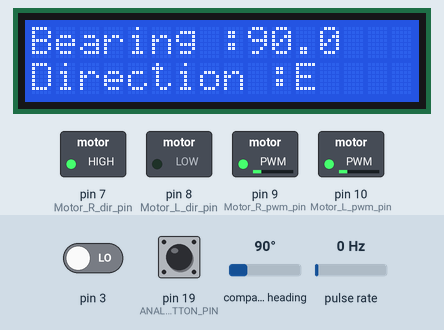
Recording of a sketch running on a simulated Arduino Mega 2560, built with avr-gcc and run on an emulated ATmega2560. Parts: 16×2 character LCD, switched loads named in the sketch (green lamp = pin HIGH). Wiring (inferred from the names in the program): pulse sensor: data pin 2; CMPS compass at I2C address 0x60. The test bench sets the inputs (shaded band); at power-on: compass heading 90°, pulse rate 0 Hz, pin 3 LOW, pin 19 (ANALOG_BUTTON_PIN) HIGH. What the sketch prints to the serial monitor is not drawn.

Above: at 1.2 s.
1.3 s: compass heading set to 68°
At 1.7 s:
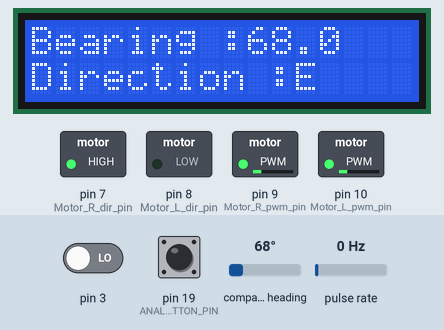
2.8 s: compass heading set to 61°
At 3.9 s:
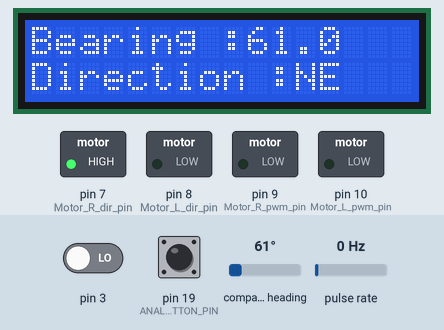
5.8 s: pulse rate (sensor on pin 2) set to 196 Hz
8.8 s: compass heading set to 180°
At 10.3 s:
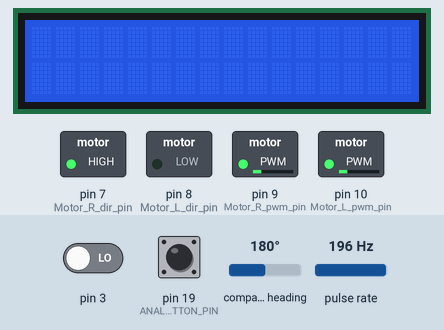
11.8 s: pulse rate (sensor on pin 2) set to 4 Hz
At 12.8 s:
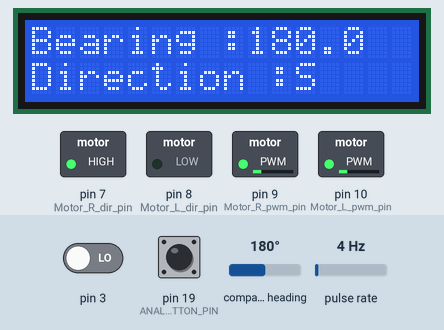
13.3 s: pulse rate (sensor on pin 2) set to 182 Hz
At 15.8 s:
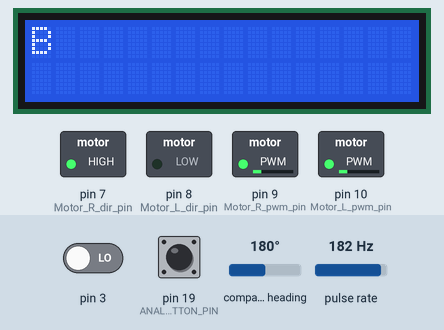
Timing chart, 0 to 17.3 s (numbered marks = the images above; inputs shaded):
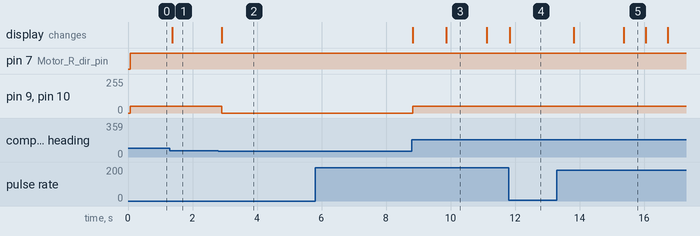

Measured:
- the behaviour switches between 65 and 64° on compass heading (found by bisection; images 1 and 2)
- after the input at 1.3 s, the display: changes after 0.07 s (image 1)
- after the input at 2.8 s, pin 9 (Motor_R_pwm_pin), pin 10 (Motor_L_pwm_pin): 51/255 → 0/255 after 0.11 s; the display: changes after 0.11 s (image 2)
- after the input at 5.8 s, every drawn part: stays the same
- after the input at 8.8 s, pin 9 (Motor_R_pwm_pin), pin 10 (Motor_L_pwm_pin): 0/255 → 51/255 at once; the display: first changes at once (image 3 shows a later state)
- after the input at 11.8 s, the display: changes at once (image 4)
- after the input at 13.3 s, the display: first changes after 0.52 s (image 5 shows a later state)
- what the display in image 3 shows lasts 1.2 s, from 9.9 s to 11.1 s

The sketch:

Always_heading_for_given_bearing_ex5.ino
```cpp
#include <LiquidCrystal.h>
#include <Wire.h>

// Motor pins
#define Motor_forward   1
#define Motor_return    0
#define Motor_L_dir_pin 8
#define Motor_R_dir_pin 7
#define Motor_L_pwm_pin 10
#define Motor_R_pwm_pin 9

// Joystick pins
#define ANALOG_X_PIN A8
#define ANALOG_Y_PIN A9
#define ANALOG_BUTTON_PIN 19

// Define I2C address for the CMPS14 compass module
#define CMPS14_ADDRESS 0x60

int pressCount = 0;// this is to display press count on the screen
volatile unsigned long lastInterruptTime = 0; // this is to elemenate boutton press debounce
volatile long encoderCount_left = 0;
volatile long encoderCount_right = 0;
float distperpuls = 1.3;
int travelDist = 100;// travelling distance in mm
int travelPlan[][5] = {
  {75,200,'f',0,'l'},{25,130,'f',110,'l'},{50,200,'f',110,'l'}
  //{speedPercentage,distanceInMM,'forward/backward',turningAngle,turningDirection},{25,50,'f',170},{75,100,'f',290}
};
int currentTargetPulsCount = 0;
int currentTravelSection = 0;
int totalSectionsInTravelPlan = sizeof(travelPlan) / sizeof(travelPlan[0]);


bool motorRunning = false;


struct Button { // we created this button stucture just like an class to handle button press later
  bool pressed = false;
};

struct Joystick { // Joystick object(structure) to handle joystic direction and button press
  int x = 0;
  int y = 0;
  Button button; // creating a new button object from the Button class.
};

int maxX[] = {0,522,1023}; // These are the left maximum , middle and right maximum analog values of the joystic direction in X axis
int maxY[] = {0,494,1023}; // These are the left maximum , middle and right maximum analog values of the joystic direction in y axis
volatile bool buttonPressedFlag = false;  // ISR sets this flag to identify button pressed , so loop can uodate the display
volatile float bearingDegrees = 0;
int targetBearing = 60;
// LCD
const int rs = 37, en = 36, d4 = 35, d5 = 34, d6 = 33, d7 = 32; // definiing LCD screen pins
LiquidCrystal lcd(rs, en, d4, d5, d6, d7); // Creating LiquidCrystal object from imported class from the library at the top,  by passing LCD screen pins.

void setup() {
  lcd.begin(16, 2); // starting lcd screeen
  Wire.begin(); // Start I2C communication

  pinMode(ANALOG_BUTTON_PIN, INPUT_PULLUP);  //adding input pullup to JoystickButtonPress pin
  attachInterrupt(digitalPinToInterrupt(ANALOG_BUTTON_PIN), joyPressed, FALLING); //ISR adding at falling edge so ISR function joyPressed function called after press completes.

  pinMode(Motor_L_dir_pin, OUTPUT); // Left motor direction pin as output
  pinMode(Motor_R_dir_pin, OUTPUT); // Right motor direction pin as output
  pinMode(Motor_L_pwm_pin, OUTPUT); // Left motor power(speed) pin as output
  pinMode(Motor_R_pwm_pin, OUTPUT); // Right motor power(speed) pin as output

  pinMode(2, INPUT_PULLUP);//encoder pin initialize
  attachInterrupt(digitalPinToInterrupt(2), countEncoder_left, RISING);
  attachInterrupt(digitalPinToInterrupt(3), countEncoder_right, RISING);
  Serial.begin(9600);// starting serial monitor
}

void loop() {

  bearingDegrees = readBearing16Bit();
  updateScreen();

  if (!isBearingCorrect(targetBearing)) {
    turnToBearing(targetBearing, 'r'); // Rotate towards the target bearing automatically
  }

  delay(50);
}


// -------- Functions --------

int readAnalogAxisLevel(int pin) {
  return map(analogRead(pin), 0, 1023, 0, 255);
}

bool isAnalogButtonPressed(int pin) {
  return digitalRead(pin) == LOW;
}

int* joystickPercentages(int x, int y){
  int xDifferece = x-maxX[1];// checking difference from middle(1 element is the middle of maxX array)
  int yDifferece = y-maxY[1];// checking difference from middle(1 element is the middle of maxY array)


  static int joystickPercentageValues[2]; // must be static to return pointer


  //calculating percentages comparing current x value and max values
  if(xDifferece > 0){
    joystickPercentageValues[0] = (int)(100.0 * xDifferece / (maxX[2]-maxX[1]));
  }else{
    joystickPercentageValues[0] = (int)(100.0 * xDifferece / (maxX[1]-maxX[0]));
  }

 //calculating percentages comparing current y value and max values
  if(yDifferece > 0){
    joystickPercentageValues[1] = (int)(100.0 * yDifferece / (maxY[2]-maxY[1]));
  }else{
    joystickPercentageValues[1] = (int)(100.0 * yDifferece / (maxY[1]-maxY[0]));
  }


  return joystickPercentageValues;
}

int motorSpeed(int percentage){
  return abs(255*percentage/100);
}

int targetPulsCountCalc(int travelDistance){
  return (int)(travelDistance*distperpuls);
}

// ISR to fire when joystick button presses
// joystick button press flag UP by elinating debounce logically by comaring time
void joyPressed(){
  unsigned long interruptTime = millis();
  if (interruptTime - lastInterruptTime > 200) {
    lastInterruptTime = interruptTime;
    buttonPressedFlag = true;
  }
}


// Run motors to disired direction at desired speed (forward =f , else backward)
void runMotors(int speedPercent, char direction, int rotationAngle,char rotationDirection) {
  turnToBearing(targetBearingCal(rotationAngle,rotationDirection),rotationDirection); // make sure car faces correct direction first
  encoderCount_left = 0;
  encoderCount_right = 0;

  if (direction == 'f') {
    digitalWrite(Motor_L_dir_pin, Motor_forward);
    digitalWrite(Motor_R_dir_pin, Motor_forward);
  } else {
    digitalWrite(Motor_L_dir_pin, Motor_return);
    digitalWrite(Motor_R_dir_pin, Motor_return);
  }

  analogWrite(Motor_R_pwm_pin, motorSpeed(speedPercent));
  analogWrite(Motor_L_pwm_pin, motorSpeed(speedPercent));
}


// Turn to any spesific direction
void turnToBearing(int targetBearing,char rotationAngle) {
  while (!isBearingCorrect(targetBearing)) {
    char dir = rotationAngle;

    if (dir == 'r') {
      digitalWrite(Motor_L_dir_pin, Motor_return);
      digitalWrite(Motor_R_dir_pin, Motor_forward);
    } else {
      digitalWrite(Motor_L_dir_pin, Motor_forward);
      digitalWrite(Motor_R_dir_pin, Motor_return);
    }

    analogWrite(Motor_R_pwm_pin, motorSpeed(20));
    analogWrite(Motor_L_pwm_pin, motorSpeed(20));

    bearingDegrees = readBearing16Bit(); // keep updating
    delay(50);
    updateScreen();
  }

  stopMotors(); // stop when done
}


int targetBearingCal(int rotationAngle,char rotationDirection){
  int targetBearing = 0;
  int currentBearing = int(bearingDegrees);

    if(rotationDirection=='r'){
      targetBearing = currentBearing + rotationAngle;
      if(targetBearing>360){
        targetBearing-=360;
      }
    }else if(rotationDirection=='l'){
      targetBearing = currentBearing - rotationAngle;
      if(targetBearing<0){
        targetBearing+=360;
      }
    }
  return targetBearing;
}

bool isBearingCorrect(int targetBearing) {
  int current = int(bearingDegrees);
  int diff = targetBearing - current;

  // Normalize difference to -180..180
  if (diff > 180) diff -= 360;
  if (diff < -180) diff += 360;

  bool result = abs(diff) <= 4; // 4° tolerance

  return result;
}


// function to stop motors
void stopMotors(){
  analogWrite(Motor_R_pwm_pin, 0);
  analogWrite(Motor_L_pwm_pin, 0);
  motorRunning = false;

}

void countEncoder_left() {
  encoderCount_left++;
  Serial.println(encoderCount_left); // ISR increments count
}

void countEncoder_right() {
  encoderCount_right++;
  Serial.println(encoderCount_right); // ISR increments count
}


// --- Function to read and process the 16-bit bearing ---
float readBearing16Bit() {

  // 1. Set the starting register to 2 (16-bit High Byte)
  Wire.beginTransmission(CMPS14_ADDRESS);
  Wire.write(2);
  Wire.endTransmission(); // Stop and release the bus

  // 2. Request 2 bytes (Register 2, then Register 3)
  if (Wire.requestFrom(CMPS14_ADDRESS, 2) == 2) {

    // Read the bytes in the order they are received (High then Low)
    byte highByte = Wire.read();
    byte lowByte = Wire.read();

    // Combine the two bytes into a 16-bit integer (raw value 0-3599)
    // We explicitly cast to int/unsigned int for proper bit shifting
    int rawBearing = ((unsigned int)highByte << 8) | lowByte;

    // Convert the raw value (tenths of a degree) to a float in degrees
    return (float)rawBearing / 10.0;
  }

  // Return 0.0 on read failure
  return 0.0;
}


void updateScreen(){
// Update LCD
  lcd.clear();
  lcd.setCursor(0, 0);
  lcd.print("Bearing :");
  lcd.print(bearingDegrees,1);

  lcd.setCursor(0, 1);
  lcd.print("Direction :");
  lcd.print(getDirection(int(bearingDegrees)));

}
// Return Direction according to bearing value
String getDirection(int bearing) {
  if (bearing < 23 || bearing >= 338) return "N";
  else if (bearing < 68) return "NE";
  else if (bearing < 113) return "E";
  else if (bearing < 158) return "SE";
  else if (bearing < 203) return "S";
  else if (bearing < 248) return "SW";
  else if (bearing < 293) return "W";
  else return "NW";
}
```
